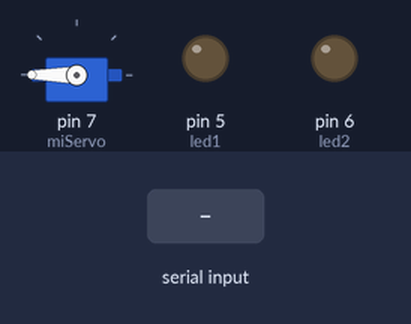
A sketch run on a simulated Arduino Uno, built with avr-gcc and run on an emulated ATmega328P. On the bench: servo, output pins drawn as LEDs (lit = HIGH). The inputs (shaded band) are chosen by the test bench.

Above: at 1.2 s.
1.3 s: "90,45A" received over Serial
At 3.5 s:
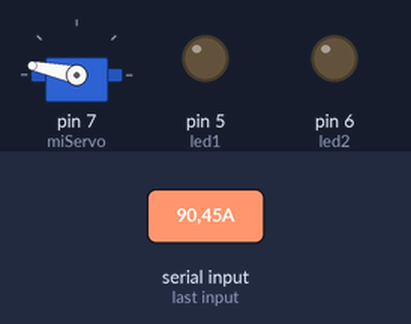
3.8 s: "200A" received over Serial
At 5.5 s:
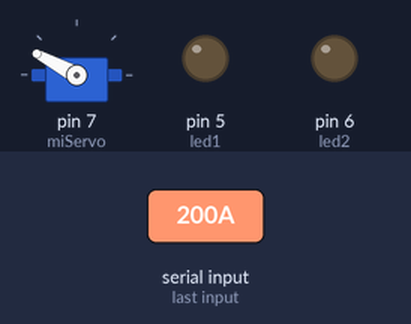
6.3 s: "5A" received over Serial
At 8.5 s:
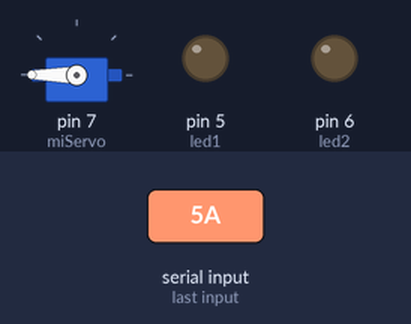
8.8 s: "90A" received over Serial
At 10.5 s:
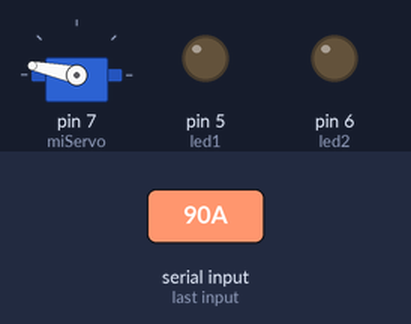
Timing chart, 0 to 12.0 s (numbered marks = the images above; inputs shaded):
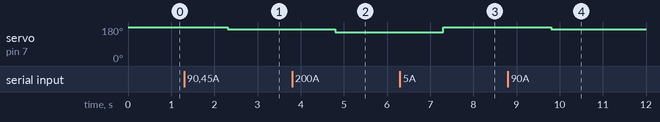

The sketch:

servomotor.ino
```cpp
#include <Servo.h>

Servo miServo;

byte led1 = 5;
byte led2 = 6;

int datosX;
int datosY;

String str1;
String str2;

int ejeX;
int ejeY;

void setup() {
  Serial.begin(9600);
  pinMode(led1, OUTPUT);
  pinMode(led2, OUTPUT);
  miServo.attach(7);
}

void loop() {
  if(Serial.available() > 0){
       //       leer cadena hasta...
    str1 = Serial.readStringUntil('A');
    datosX = str1.toInt();

    str2 = Serial.readStringUntil('\n');
    datosY = str2.toInt();
  }

  ejeX = map(datosX, 0, 1280, 180, 0);

  miServo.write(ejeX);

}
```

Measured:
- after the input at 1.3 s, servo on pin 7 (miServo): 180° → 168° after 1.0 s
- after the input at 3.8 s, servo on pin 7 (miServo): 168° → 152° after 1.0 s
- after the input at 6.3 s, servo on pin 7 (miServo): 152° → 180° after 1.0 s
- after the input at 8.8 s, servo on pin 7 (miServo): 180° → 168° after 1.0 s
